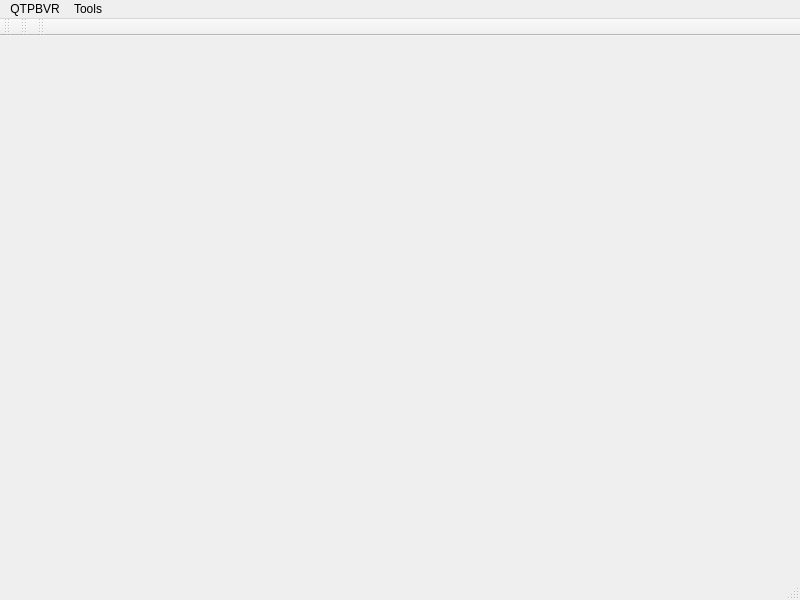
<?xml version="1.0" encoding="UTF-8"?>
<ui version="4.0">
 <class>PBVRGUI</class>
 <widget class="QMainWindow" name="PBVRGUI">
  <property name="geometry">
   <rect>
    <x>0</x>
    <y>0</y>
    <width>800</width>
    <height>600</height>
   </rect>
  </property>
  <property name="windowTitle">
   <string>MainWindow</string>
  </property>
  <widget class="QWidget" name="centralwidget">
   <layout class="QGridLayout" name="gridLayout_2">
    <item row="0" column="0">
     <layout class="QGridLayout" name="screenArea"/>
    </item>
   </layout>
  </widget>
  <widget class="QStatusBar" name="statusbar"/>
  <widget class="QMenuBar" name="menubar">
   <property name="geometry">
    <rect>
     <x>0</x>
     <y>0</y>
     <width>800</width>
     <height>24</height>
    </rect>
   </property>
   <widget class="QMenu" name="menuQTPBVR">
    <property name="title">
     <string>QTPBVR</string>
    </property>
    <addaction name="actionPreference"/>
   </widget>
   <widget class="QMenu" name="menuPanels">
    <property name="title">
     <string>Tools</string>
    </property>
    <addaction name="actionConnectToServer"/>
    <addaction name="separator"/>
    <addaction name="actionTransferFunctionEditor"/>
    <addaction name="actionMerge"/>
    <addaction name="actionVolumeTransform"/>
    <addaction name="actionDataProperties"/>
    <addaction name="actionAnimationControls"/>
    <addaction name="actionRenderOptions"/>
    <addaction name="actionRepetitionLevelControl"/>
    <addaction name="actionDisplayPointSizeControl"/>
    <addaction name="actionCoordinates"/>
   </widget>
   <addaction name="menuQTPBVR"/>
   <addaction name="menuPanels"/>
  </widget>
  <widget class="QToolBar" name="timeControlTBar">
   <property name="windowTitle">
    <string>toolBar</string>
   </property>
   <attribute name="toolBarArea">
    <enum>TopToolBarArea</enum>
   </attribute>
   <attribute name="toolBarBreak">
    <bool>false</bool>
   </attribute>
  </widget>
  <widget class="QToolBar" name="dataSummaryTBar">
   <property name="windowTitle">
    <string>toolBar</string>
   </property>
   <attribute name="toolBarArea">
    <enum>TopToolBarArea</enum>
   </attribute>
   <attribute name="toolBarBreak">
    <bool>false</bool>
   </attribute>
  </widget>
  <widget class="QToolBar" name="colorFunctionSelectorTBar">
   <property name="windowTitle">
    <string>toolBar</string>
   </property>
   <attribute name="toolBarArea">
    <enum>TopToolBarArea</enum>
   </attribute>
   <attribute name="toolBarBreak">
    <bool>false</bool>
   </attribute>
  </widget>
  <action name="actionPreference">
   <property name="text">
    <string>Preference</string>
   </property>
  </action>
  <action name="actionVolumeTransform">
   <property name="text">
    <string>VolumeTransform</string>
   </property>
  </action>
  <action name="actionConnectToServer">
   <property name="text">
    <string>Connect to server</string>
   </property>
  </action>
  <action name="actionMerge">
   <property name="text">
    <string>Merge</string>
   </property>
  </action>
  <action name="actionDataProperties">
   <property name="text">
    <string>DataProperties</string>
   </property>
   <property name="toolTip">
    <string>DataProperties</string>
   </property>
  </action>
  <action name="actionAnimationControls">
   <property name="text">
    <string>AnimationControls</string>
   </property>
  </action>
  <action name="actionRenderOptions">
   <property name="text">
    <string>RenderOptions</string>
   </property>
  </action>
  <action name="actionRepetitionLevelControl">
   <property name="text">
    <string>RepetitionLevelControl</string>
   </property>
  </action>
  <action name="actionTransferFunctionEditor">
   <property name="text">
    <string>TransferFunctionEditor</string>
   </property>
  </action>
  <action name="actionCoordinates">
   <property name="text">
    <string>Coordinates</string>
   </property>
  </action>
  <action name="actionDisplayPointSizeControl">
   <property name="text">
    <string>DisplayPointSizeControl</string>
   </property>
  </action>
 </widget>
 <resources/>
 <connections/>
</ui>
